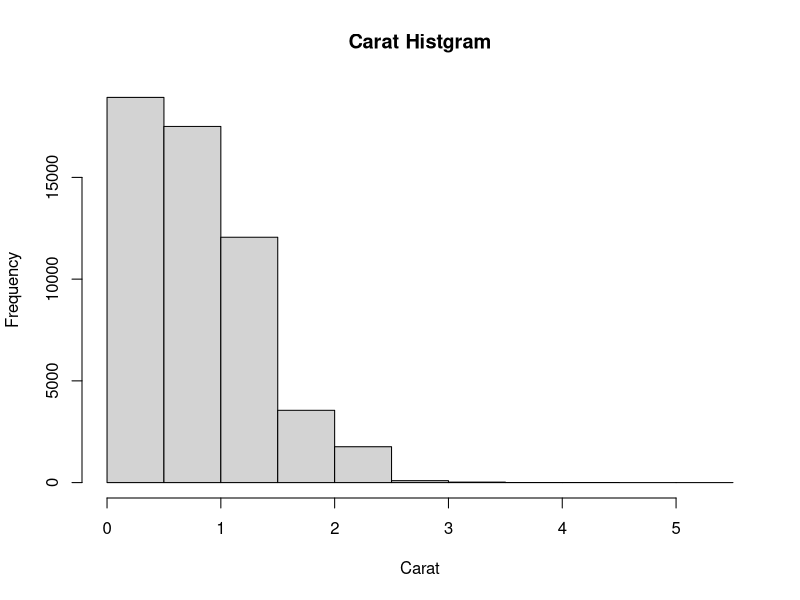
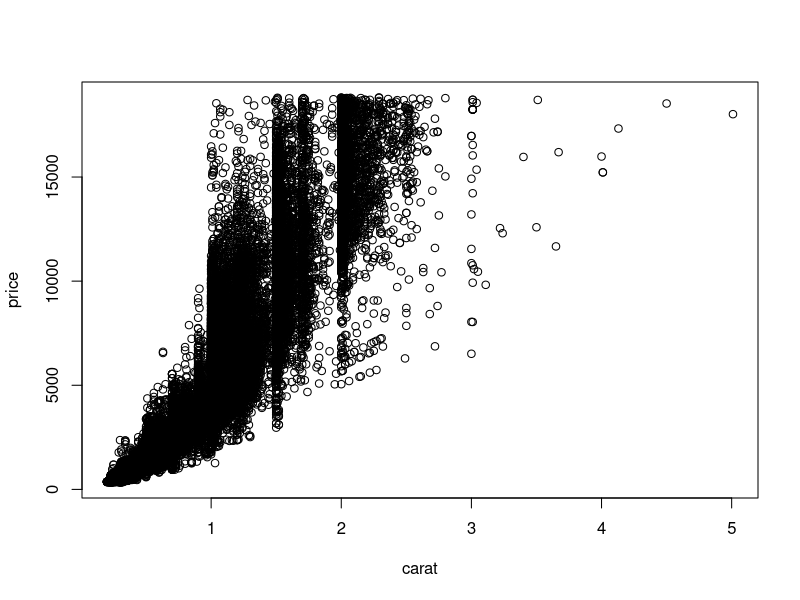
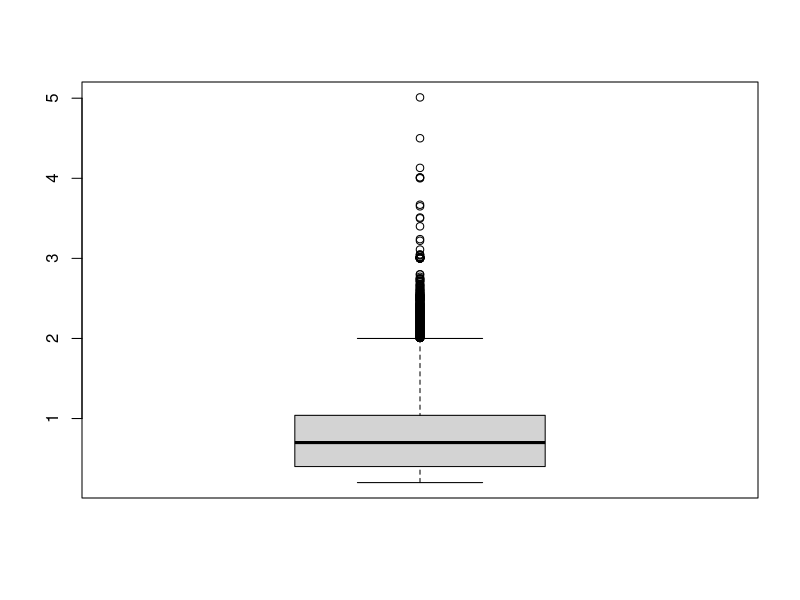
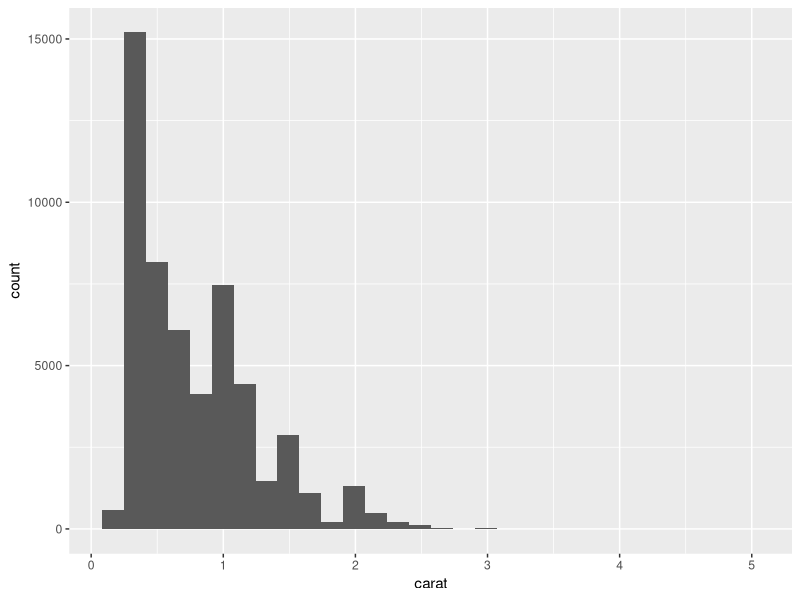
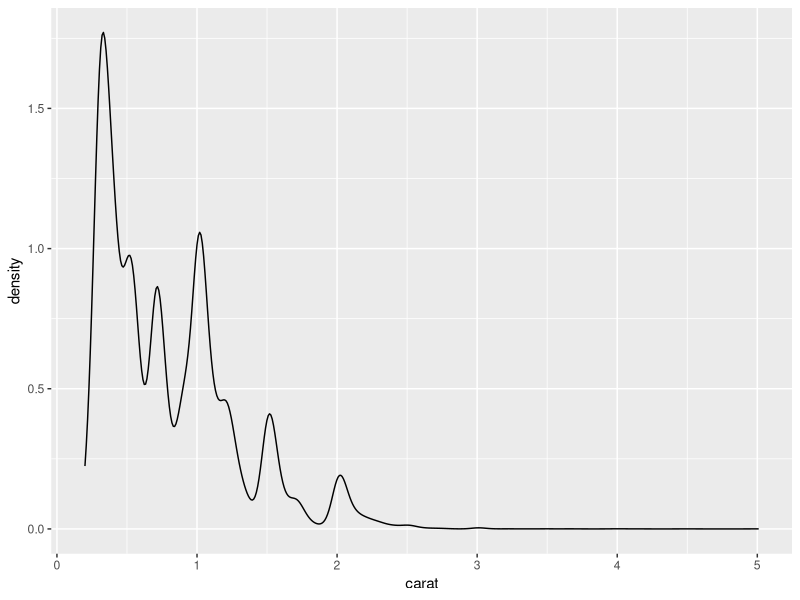
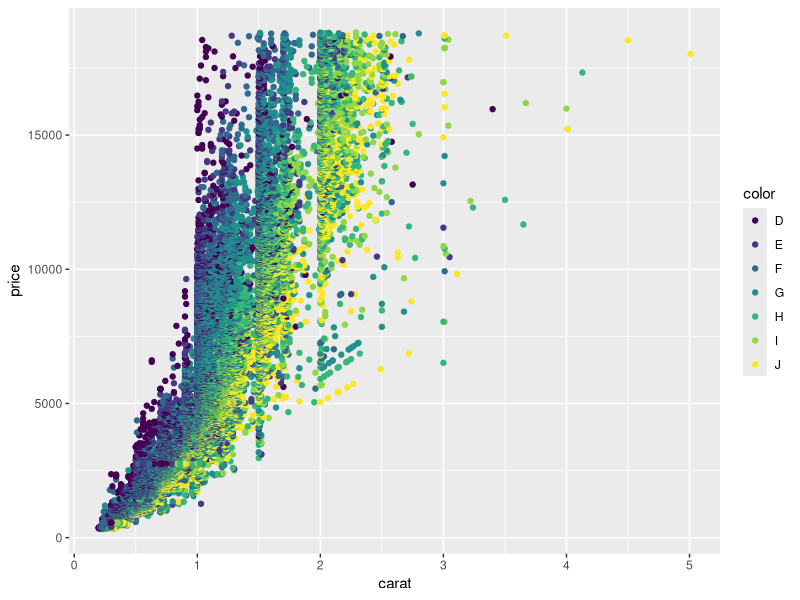
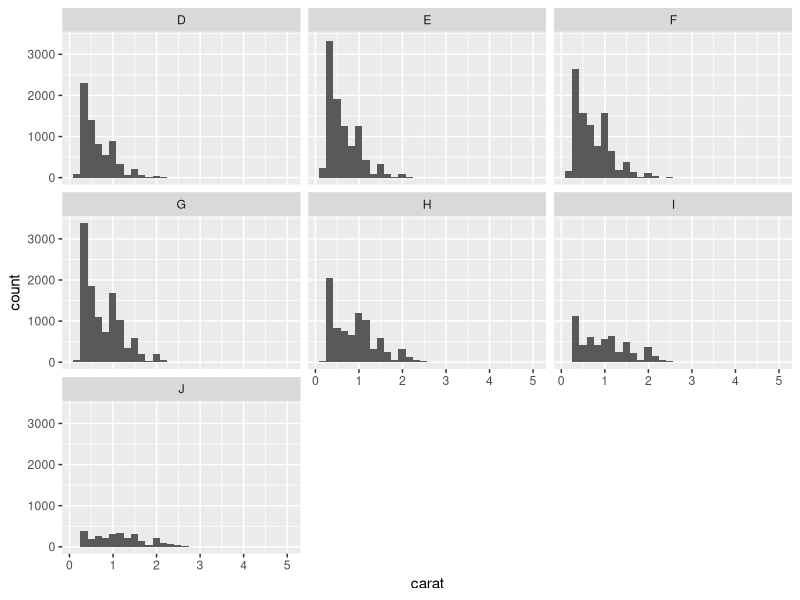
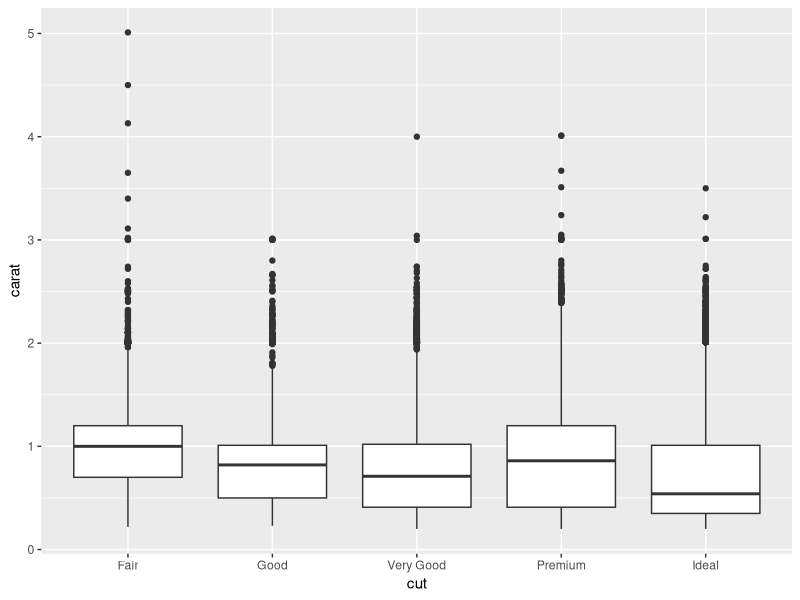

Generate these figures, in order, with R:
#from みんなR
install.packages('ggplot2')
require(ggplot2)
data(diamonds)
head(diamonds)
hist(diamonds$carat, main = "Carat Histgram", xlab = "Carat")
plot(price~carat, data = diamonds)
boxplot(diamonds$carat)
summary(diamonds)


ggplot(data = diamonds) +geom_histogram(aes(x=carat))
ggplot(data = diamonds) +geom_density(aes(x=carat) )

g<- ggplot(diamonds, aes(x=carat, y=price))
g2<- ggplot(diamonds, aes(x=carat))
g+geom_point(aes(color=color))
g2+geom_histogram()+facet_wrap(~color)
ggplot(diamonds,aes(y=carat, x=cut)) + geom_boxplot()

ggplot(diamonds,aes(y=carat, x=cut)) + geom_violin()


ggplot(economics, aes(x=date, y = pop)) +geom_line()

require(lubridate)


theMatrix <- matrix(1:9, nrow = 3)
apply(theMatrix, 1, sum)
rowSums(theMatrix)
colSums(theMatrix)
apply(theMatrix, 2, sum)
theMatrix[2,1] <-NA
apply(theMatrix, 1, sum)
apply(theMatrix, 2, sum)
apply(theMatrix, 1, sum, na.rm=TRUE)
rowSums(theMatrix, na.rm=TRUE)
rowSums(theMatrix)
theList <- list(A =matrix(1:9,3), B = 1:5, C= matrix(1:4,2), D=2)
lapply(theList, sum)
sapply(theList, sum)
theNames <- c("Jared", "Deb", "Paul")
lapply(theNames, nchar)
firstList <- list(A=matrix(1:16, 4), B = matrix(1:16, 2), C=1:5)
secondList <- list(A= matrix(1:16, 4), B=matrix(1:16, 8), C=15:1)
mapply(identical, firstList, secondList)

#aggregate

aggregate(price~cut, diamonds, mean)
aggregate(price~cut+color, diamonds, mean)
aggregate(cbind(price, carat)~ cut, diamonds, mean)
aggregate(cbind(price, carat) ~ cut + color, diamonds, mean)
require(plyr)
data("baseball")
head(baseball)
baseball$sf[baseball$year < 1954] <-0
any(is.na(baseball$sf))
baseball$hbp[is.na(baseball$hbp)] <- 0
any(is.na(baseball$hbp))
